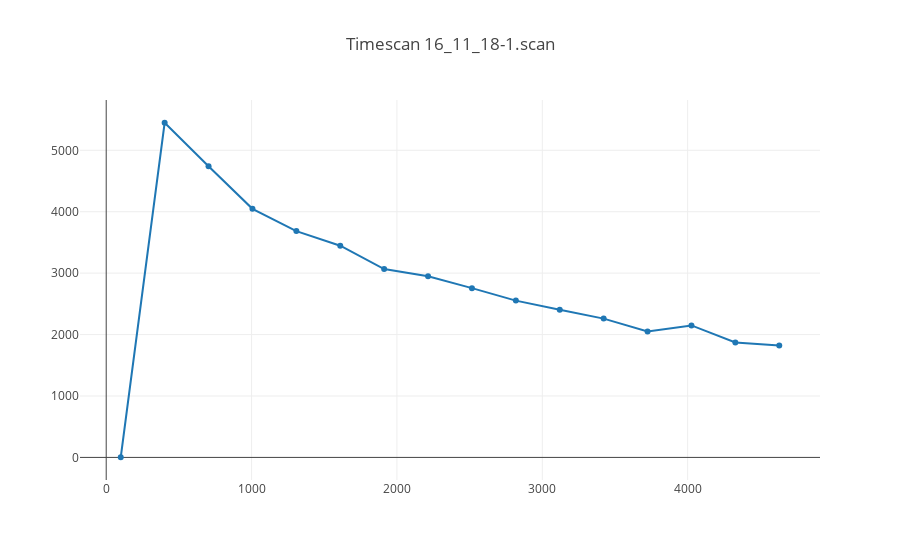

Notebook code cell kept with this figure:
### Code cell
init_notebook_mode(connected=True)

iplot({
    "data": [go.Scatter(x=x, y=y)],
    "layout": go.Layout(title="Timescan %s"%f)
    })

### Figure 1 — Plotly figure (JSON) as saved in the notebook; plotly's stock layout.template omitted (floating-point values rounded to 4 significant figures)
{"data": [{"type": "scatter", "uid": "ad983f8d-5a11-46ea-ac4f-ddada26400ff", "x": [100, 402, 704, 1006, 1308, 1610, 1912, 2214, 2516, 2818, 3120, 3422, 3724, 4026, 4328, 4630], "y": [2.667, 5449.0, 4741.0, 4047, 3685, 3447.0, 3066.0, 2951.0, 2756, 2553, 2403, 2260.0, 2051.0, 2149, 1871, 1820.0]}], "layout": {"autosize": true, "title": {"text": "Timescan 16_11_18-1.scan"}, "xaxis": {"autorange": true, "range": [-164.9, 4895.0], "type": "linear"}, "yaxis": {"autorange": true, "range": [-396.2, 5848.0], "type": "linear"}}}
